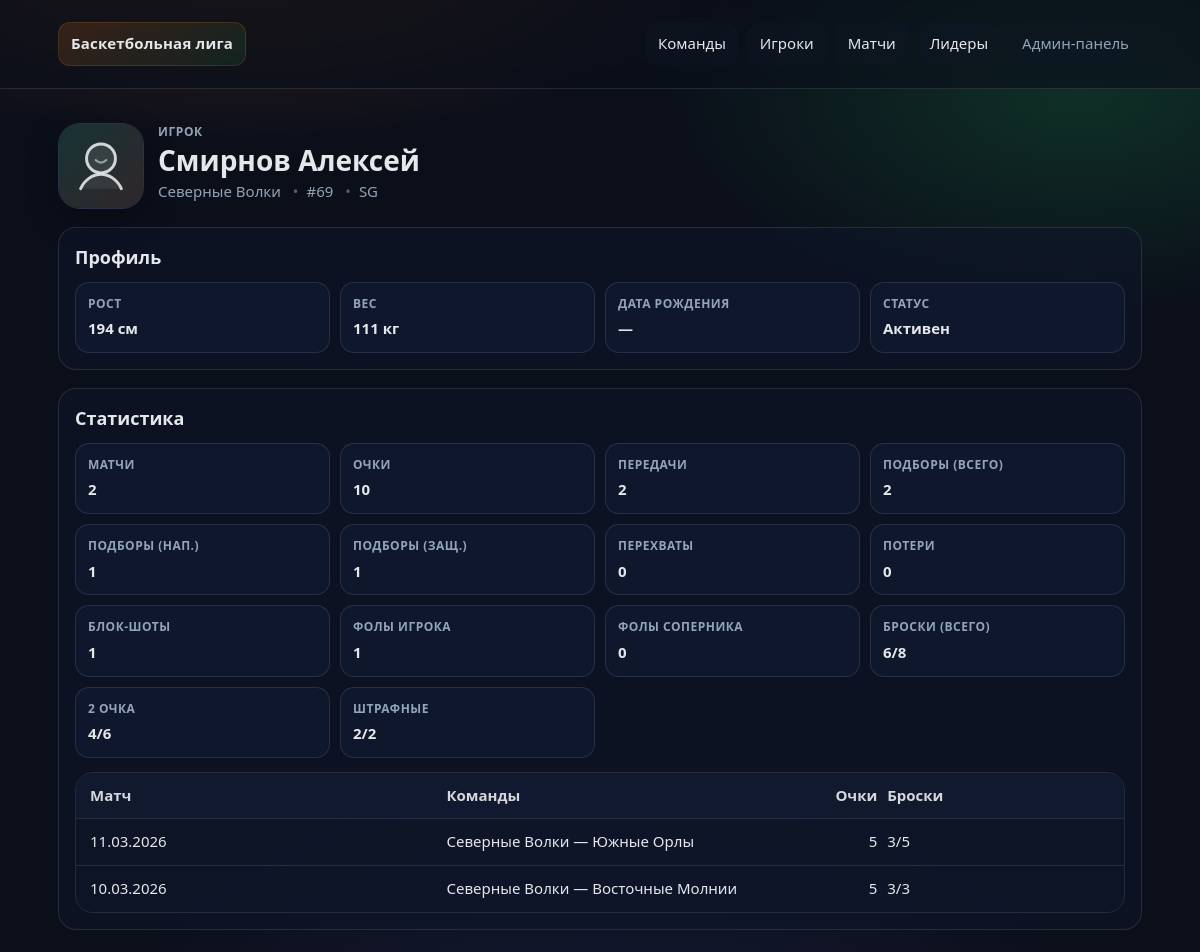
The app's page /players/290/ with its own data.
### league/models.py (models this page shows, shortened)
class Player(models.Model):
    team = models.ForeignKey(Team, related_name="players", on_delete=models.PROTECT, verbose_name="Команда")
    first_name = models.CharField("Имя", max_length=60)
    last_name = models.CharField("Фамилия", max_length=60)
    photo = models.ImageField("Фото", upload_to="player_photos/", blank=True, null=True)
    number = models.PositiveSmallIntegerField(
        "Номер",
        validators=[MinValueValidator(0), MaxValueValidator(99)],
        blank=True,
        null=True,
    )
    position = models.CharField("Позиция", max_length=32, blank=True, default="")
    height_cm = models.PositiveSmallIntegerField("Рост (см)", blank=True, null=True)
    weight_kg = models.PositiveSmallIntegerField("Вес (кг)", blank=True, null=True)
    birth_date = models.DateField("Дата рождения", blank=True, null=True)
    is_active = models.BooleanField("Активен", default=True)
    search_name = models.CharField(max_length=200, editable=False, db_index=True, default="")
    class Meta:
        verbose_name = "Игрок"
        verbose_name_plural = "Игроки"
        ordering = ["last_name", "first_name", "id"]
        constraints = [
            models.UniqueConstraint(
                fields=["team", "number"],
                condition=Q(number__isnull=False),
                name="uniq_team_number_when_present",
            )
        ]

class Team(models.Model):
    name = models.CharField("Название", max_length=120, unique=True)
    short_name = models.CharField("Коротко", max_length=16, blank=True, default="")
    city = models.CharField("Город", max_length=80, blank=True, default="")
    logo = models.ImageField("Логотип", upload_to="team_logos/", blank=True, null=True)
    created_at = models.DateTimeField("Создано", auto_now_add=True)
    class Meta:
        verbose_name = "Команда"
        verbose_name_plural = "Команды"
        ordering = ["name"]

class Game(models.Model):
    class Status(models.TextChoices):
        SCHEDULED = "scheduled", "Запланирован"
        LIVE = "live", "В лайве"
        FINISHED = "finished", "Завершён"
    season = models.ForeignKey(Season, on_delete=models.PROTECT, verbose_name="Сезон", related_name="games")
    home_team = models.ForeignKey(Team, on_delete=models.PROTECT, verbose_name="Хозяева", related_name="home_games")
    away_team = models.ForeignKey(Team, on_delete=models.PROTECT, verbose_name="Гости", related_name="away_games")
    start_at = models.DateTimeField("Начало", default=timezone.now)
    status = models.CharField("Статус", max_length=16, choices=Status.choices, default=Status.SCHEDULED)
    venue = models.CharField("Арена", max_length=120, blank=True, default="")
    current_period = models.PositiveSmallIntegerField("Текущий период", default=1)
    clock_seconds = models.PositiveSmallIntegerField("Секунды на табло", default=10 * 60)
    clock_running = models.BooleanField("Часы идут", default=False)
    period_duration = models.PositiveSmallIntegerField("Длительность периода (сек.)", default=10 * 60)
    clock_updated_at = models.DateTimeField("Время обновления часов", default=timezone.now)
    created_at = models.DateTimeField("Создано", auto_now_add=True)
    class Meta:
        verbose_name = "Матч"
        verbose_name_plural = "Матчи"
        ordering = ["-start_at", "-id"]
        constraints = [
            models.CheckConstraint(check=~models.Q(home_team=models.F("away_team")), name="home_team_not_away_team"),
        ]

### live/models.py (models this page shows, shortened)
class PlayerGameStat(models.Model):
    game = models.ForeignKey(Game, on_delete=models.CASCADE, related_name="player_stats", verbose_name="Матч")
    team = models.ForeignKey(Team, on_delete=models.PROTECT, related_name="player_stats", verbose_name="Команда")
    player = models.ForeignKey(Player, on_delete=models.PROTECT, related_name="game_stats", verbose_name="Игрок")
    points = models.PositiveIntegerField("Очки", default=0)
    assists = models.PositiveIntegerField("Передачи", default=0)
    rebounds_off = models.PositiveIntegerField("Подборы (нап.)", default=0)
    rebounds_def = models.PositiveIntegerField("Подборы (защ.)", default=0)
    steals = models.PositiveIntegerField("Перехваты", default=0)
    turnovers = models.PositiveIntegerField("Потери", default=0)
    blocks = models.PositiveIntegerField("Блок-шоты", default=0)
    fouls = models.PositiveIntegerField("Фолы игрока", default=0)
    fouls_against = models.PositiveIntegerField("Фолы соперника", default=0)
    shots_att = models.PositiveIntegerField("Броски: попытки", default=0)
    shots_made = models.PositiveIntegerField("Броски: попадания", default=0)
    fg2_att = models.PositiveIntegerField("2 очка: попытки", default=0)
    fg2_made = models.PositiveIntegerField("2 очка: попадания", default=0)
    ft_att = models.PositiveIntegerField("Штрафные: попытки", default=0)
    ft_made = models.PositiveIntegerField("Штрафные: попадания", default=0)
    updated_at = models.DateTimeField("Обновлено", auto_now=True)
    class Meta:
        verbose_name = "Статистика игрока (матч)"
        verbose_name_plural = "Статистика игроков (матч)"
        constraints = [
            models.UniqueConstraint(fields=["game", "player"], name="uniq_game_player_stat"),
        ]
        indexes = [
            models.Index(fields=["game", "team"]),
            models.Index(fields=["game", "player"]),
        ]

### league/views.py (the view)
# urls.py: path("players/<int:pk>/", views.PlayerDetailView.as_view(), name="player_detail"),
class PlayerDetailView(DetailView):
    model = Player
    template_name = "league/player_detail.html"
    context_object_name = "player"
    def get_queryset(self):
        return Player.objects.select_related("team")
    def get_context_data(self, **kwargs):
        ctx = super().get_context_data(**kwargs)
        player: Player = ctx["player"]
        totals = PlayerGameStat.objects.filter(player=player).aggregate(
            games=Count("id"),
            points=Sum("points"),
            assists=Sum("assists"),
            rebounds_off=Sum("rebounds_off"),
            rebounds_def=Sum("rebounds_def"),
            steals=Sum("steals"),
            turnovers=Sum("turnovers"),
            blocks=Sum("blocks"),
            fouls=Sum("fouls"),
            fouls_against=Sum("fouls_against"),
            shots_att=Sum("shots_att"),
            shots_made=Sum("shots_made"),
            fg2_att=Sum("fg2_att"),
            fg2_made=Sum("fg2_made"),
            ft_att=Sum("ft_att"),
            ft_made=Sum("ft_made"),
        )
        ctx["games_count"] = int(totals.get("games") or 0)
        ctx["totals"] = {k: int(v or 0) for k, v in totals.items() if k != "games"}
        ctx["recent_games"] = (
            PlayerGameStat.objects.filter(player=player)
            .select_related("game", "game__home_team", "game__away_team")
            .order_by("-game__start_at", "-game_id")[:10]
        )
        return ctx

### templates/league/player_detail.html (shortened to what this page needs)
{% extends 'base.html' %}
{% load static %}
{% block content %}
  <div class="page-head">
    <div class="media-head">
      <div class="avatar avatar--player avatar--xl">
        {% if player.photo %}
          <img class="avatar__img" src="{{ player.photo.url }}" alt="{{ player.last_name }} {{ player.first_name }}" />
        {% else %}
          <img class="avatar__img" src="{% static 'img/player-default.svg' %}" alt="Фото по умолчанию" />
        {% endif %}
      </div>
      <div>
      <div class="kicker">Игрок</div>
      <h1>{{ player.last_name }} {{ player.first_name }}</h1>
      <div class="muted">
        {{ player.team.name }}
        {% if player.number is not None %}<span class="dot">•</span>#{{ player.number }}{% endif %}
        {% if player.position %}<span class="dot">•</span>{{ player.position }}{% endif %}
      </div>
    </div>
    </div>
  </div>
  <section class="section">
    <h2>Профиль</h2>
    <div class="facts">
      <div class="fact"><div class="fact__k">Рост</div><div class="fact__v">{% if player.height_cm %}{{ player.height_cm }} см{% else %}—{% endif %}</div></div>
      <div class="fact"><div class="fact__k">Вес</div><div class="fact__v">{% if player.weight_kg %}{{ player.weight_kg }} кг{% else %}—{% endif %}</div></div>
      <div class="fact"><div class="fact__k">Дата рождения</div><div class="fact__v">{% if player.birth_date %}{{ player.birth_date|date:"d.m.Y" }}{% else %}—{% endif %}</div></div>
      <div class="fact"><div class="fact__k">Статус</div><div class="fact__v">{% if player.is_active %}Активен{% else %}Не активен{% endif %}</div></div>
    </div>
  </section>
  <section class="section">
    <h2>Статистика</h2>
    <div class="facts">
      <div class="fact"><div class="fact__k">Матчи</div><div class="fact__v">{{ games_count }}</div></div>
      <div class="fact"><div class="fact__k">Очки</div><div class="fact__v">{{ totals.points }}</div></div>
      <div class="fact"><div class="fact__k">Передачи</div><div class="fact__v">{{ totals.assists }}</div></div>
      <div class="fact"><div class="fact__k">Подборы (всего)</div><div class="fact__v">{{ totals.rebounds_off|add:totals.rebounds_def }}</div></div>
      <div class="fact"><div class="fact__k">Подборы (нап.)</div><div class="fact__v">{{ totals.rebounds_off }}</div></div>
      <div class="fact"><div class="fact__k">Подборы (защ.)</div><div class="fact__v">{{ totals.rebounds_def }}</div></div>
      <div class="fact"><div class="fact__k">Перехваты</div><div class="fact__v">{{ totals.steals }}</div></div>
      <div class="fact"><div class="fact__k">Потери</div><div class="fact__v">{{ totals.turnovers }}</div></div>
      <div class="fact"><div class="fact__k">Блок-шоты</div><div class="fact__v">{{ totals.blocks }}</div></div>
      <div class="fact"><div class="fact__k">Фолы игрока</div><div class="fact__v">{{ totals.fouls }}</div></div>
      <div class="fact"><div class="fact__k">Фолы соперника</div><div class="fact__v">{{ totals.fouls_against }}</div></div>
      <div class="fact"><div class="fact__k">Броски (всего)</div><div class="fact__v">{{ totals.shots_made }}/{{ totals.shots_att }}</div></div>
      <div class="fact"><div class="fact__k">2 очка</div><div class="fact__v">{{ totals.fg2_made }}/{{ totals.fg2_att }}</div></div>
      <div class="fact"><div class="fact__k">Штрафные</div><div class="fact__v">{{ totals.ft_made }}/{{ totals.ft_att }}</div></div>
    </div>
    <div class="table">
      <div class="table__row table__row--head">
        <div>Матч</div>
        <div>Команды</div>
        <div class="right">Очки</div>
        <div>Броски</div>
      </div>
      {% for s in recent_games %}
        <a class="table__row" href="{% url 'league:game_detail' s.game.pk %}">
          <div>{{ s.game.start_at|date:"d.m.Y" }}</div>
          <div>{{ s.game.home_team.name }} — {{ s.game.away_team.name }}</div>
          <div class="right">{{ s.points }}</div>
          <div>{{ s.shots_made }}/{{ s.shots_att }}</div>
        </a>
      {% empty %}
        <div class="empty">Пока нет матчей со статистикой.</div>
      {% endfor %}
    </div>
  </section>
{% endblock %}

### templates/base.html (shortened to what this page needs)
<!doctype html>
{% load static %}
<html lang="ru">
  <head>
    <link rel="stylesheet" href="{% static 'app.css' %}" />
  </head>
  <body>
    <header class="topbar">
      <div class="container topbar__inner">
        <a class="brand" href="{% url 'league:home' %}">Баскетбольная лига</a>
        <nav class="nav">
          <a class="nav__link" href="{% url 'league:team_list' %}">Команды</a>
          <a class="nav__link" href="{% url 'league:player_list' %}">Игроки</a>
          <a class="nav__link" href="{% url 'league:game_list' %}">Матчи</a>
          <a class="nav__link" href="{% url 'league:leaders' %}">Лидеры</a>
          <a class="nav__link nav__link--muted" href="/admin/">Админ‑панель</a>
        </nav>
      </div>
    </header>
    <main class="container">
      {% block content %}{% endblock %}
    </main>
  </body>
</html>

### static/app.css (style rules this page uses)
:root { --bg:#0b0f1a; --panel:#0f172a; --panel2:#111c33; --text:#e5e7eb; --muted:#93a4b7; --line:rgba(148,163,184,.18); --accent:#f97316; --accent2:#22c55e; --shadow:0 18px 60px rgba(0,0,0,.35); --radius:18px; --radius2:14px; }
* { box-sizing:border-box }
html,body { height:100% }
body { margin:0; background: radial-gradient(900px 400px at 20% -10%, rgba(249,115,22,.22), transparent 60%), radial-gradient(700px 360px at 90% 10%, rgba(34,197,94,.18), transparent 60%), radial-gradient(900px 600px at 50% 120%, rgba(99,102,241,.15), transparent 62%), var(--bg); color:var(--text); font: 500 15px/1.45 ui-sans-serif, system-ui, -apple-system, Segoe UI, Roboto, Arial, "Noto Sans", "Liberation Sans", sans-serif; }
a { color:inherit;text-decoration:none }
.container { max-width:1120px;margin:0 auto;padding:22px 18px }
.topbar { position:sticky; top:0; z-index:20; backdrop-filter: blur(10px); background: rgba(11,15,26,.62); border-bottom:1px solid var(--line); }
.topbar__inner { display:flex;align-items:center;justify-content:space-between;gap:14px }
.brand { font-weight:900; letter-spacing:.2px; padding:10px 12px; border-radius:12px; background: linear-gradient(135deg, rgba(249,115,22,.16), rgba(34,197,94,.10)); border:1px solid rgba(249,115,22,.18); }
.nav { display:flex;flex-wrap:wrap;gap:8px;justify-content:flex-end }
.nav__link { padding:9px 12px; border-radius:12px; border:1px solid transparent; color:var(--text); background:rgba(15,23,42,.35); }
.nav__link--muted { color:var(--muted) }
.page-head { margin-top:12px; display:flex; align-items:flex-start; justify-content:space-between; gap:14px; flex-wrap:wrap; }
h1 { margin:0;font-size:28px }
h2 { margin:0 0 12px;font-size:18px }
.kicker { color:var(--muted); font-weight:800; letter-spacing:.6px; text-transform:uppercase; font-size:12px }
.muted { color:var(--muted) }
.dot { margin:0 8px;color:rgba(148,163,184,.55) }
.avatar { width:54px;height:54px; border-radius:16px; border:1px solid rgba(148,163,184,.20); background: rgba(17,28,51,.66); overflow:hidden; flex:0 0 auto; box-shadow: 0 10px 30px rgba(0,0,0,.25); }
.avatar--xl { width:86px;height:86px;border-radius:22px }
.avatar__img { display:block;width:100%;height:100%;object-fit:cover }
.media-head { display:flex; align-items:flex-start; justify-content:space-between; gap:14px; flex-wrap:wrap; }
.section { margin-top:18px; padding:16px; border-radius:var(--radius); background: rgba(15,23,42,.55); border:1px solid var(--line); }
.table { margin-top:14px; border:1px solid var(--line); border-radius:var(--radius); overflow:hidden }
.table__row { display:grid; grid-template-columns: 1.4fr 1.2fr .5fr .9fr; gap:10px; padding:12px 14px; border-top:1px solid var(--line); background: rgba(15,23,42,.55); }
.table__row--head { border-top:none; background: rgba(17,28,51,.78); color: rgba(229,231,235,.92); font-weight:900; }
.right { text-align:right }
.facts { display:grid;grid-template-columns:repeat(auto-fit,minmax(220px,1fr));gap:10px;margin-top:12px }
.fact { padding:12px;border-radius:14px;border:1px solid var(--line);background:rgba(17,28,51,.6) }
.fact__k { color:var(--muted);font-weight:800;font-size:12px;text-transform:uppercase;letter-spacing:.5px }
.fact__v { margin-top:6px;font-weight:900 }

### records on screen
Player: last_name "Смирнов", first_name "Алексей", team.name "Северные Волки", number "69", position "SG", height_cm "194", weight_kg "111"
PlayerGameStat: game.start_at "11.03.2026", game.home_team.name "Северные Волки", game.away_team.name "Южные Орлы", points "5", shots_made "3", shots_att "5"
PlayerGameStat: game.start_at "10.03.2026", game.home_team.name "Северные Волки", game.away_team.name "Восточные Молнии", points "5", shots_made "3", shots_att "3"

### other values on screen
{{ games_count }} "2"
{{ totals.points }} "10"
{{ totals.assists }} "2"
{{ totals.rebounds_off|add:totals.rebounds_def }} "2"
{{ totals.rebounds_off }} "1"
{{ totals.rebounds_def }} "1"
{{ totals.steals }} "0"
{{ totals.turnovers }} "0"
{{ totals.blocks }} "1"
{{ totals.fouls }} "1"
{{ totals.fouls_against }} "0"
{{ totals.shots_made }} "6"
{{ totals.shots_att }} "8"
{{ totals.fg2_made }} "4"
{{ totals.fg2_att }} "6"
